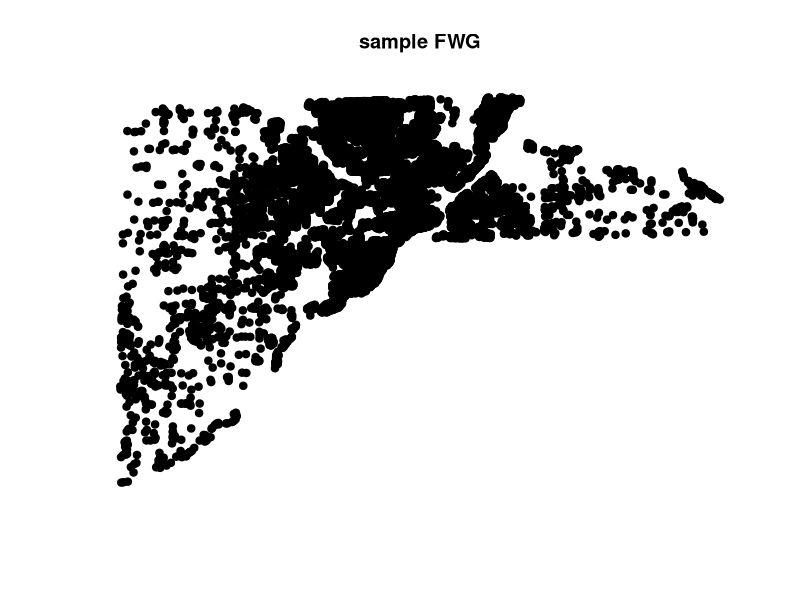
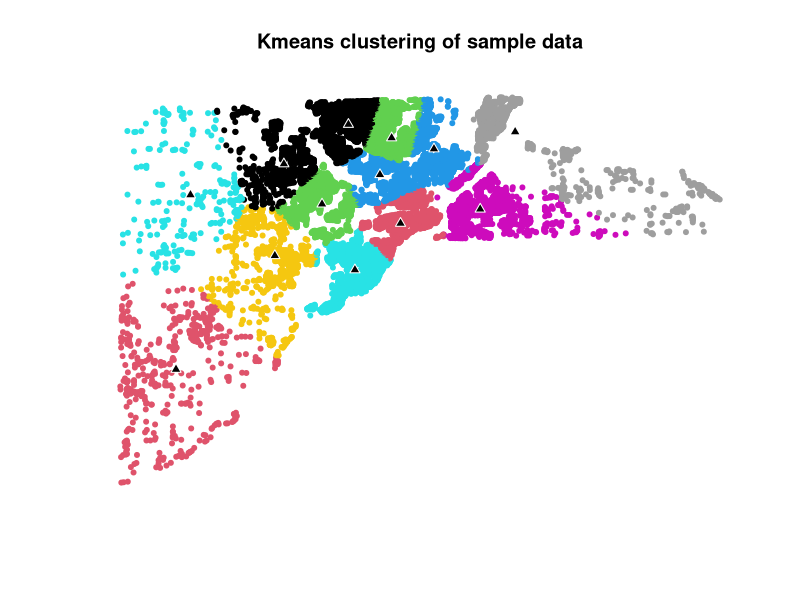
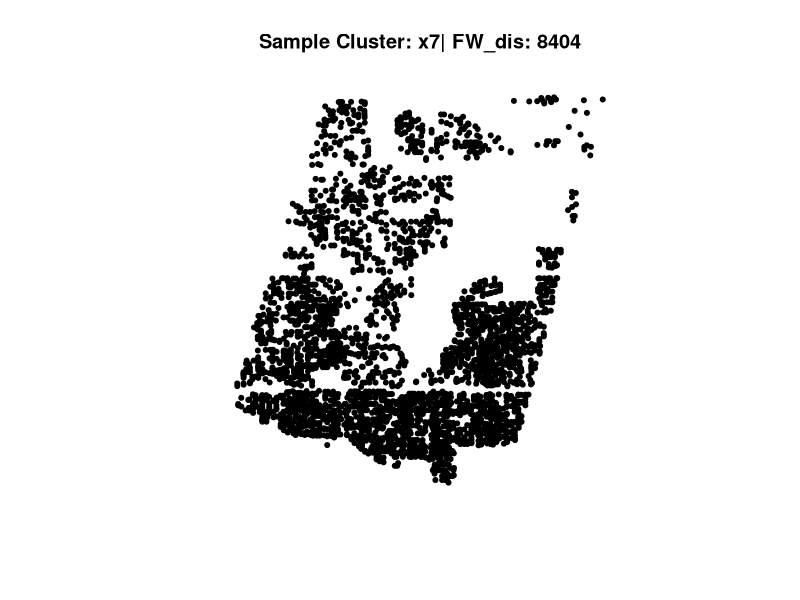
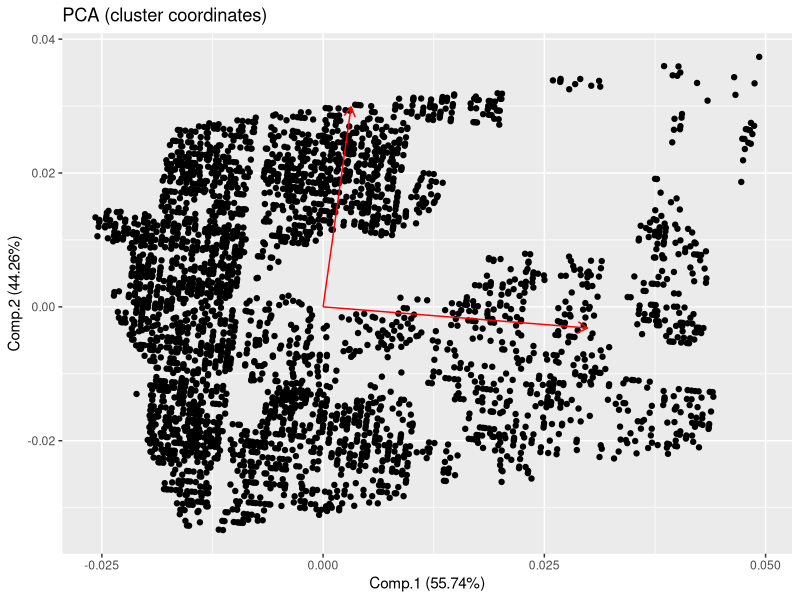
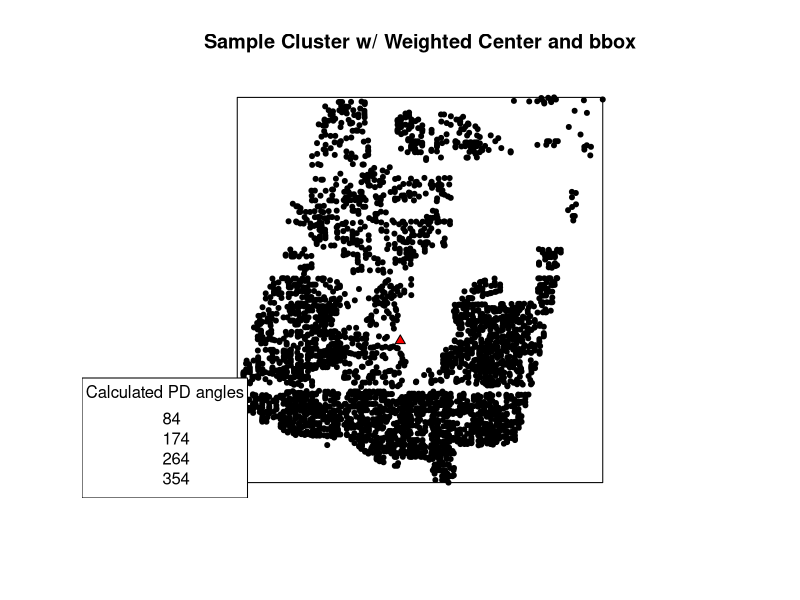
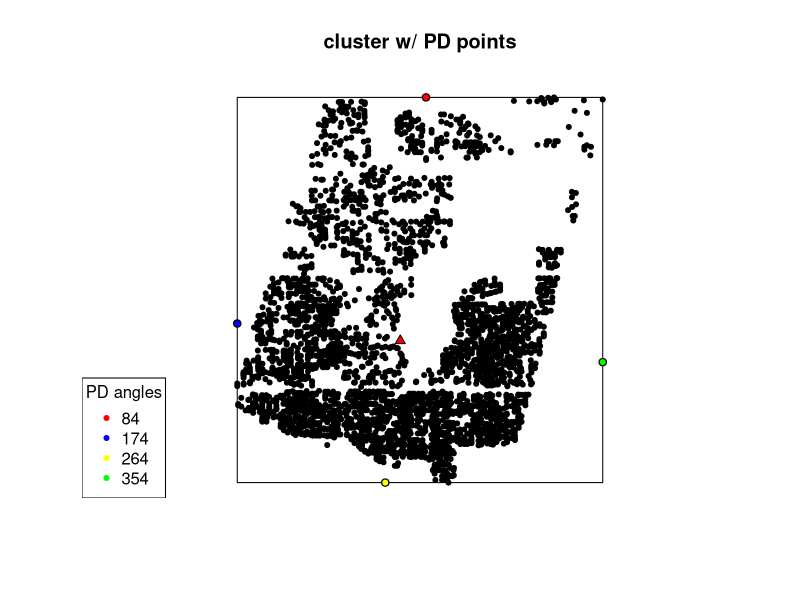
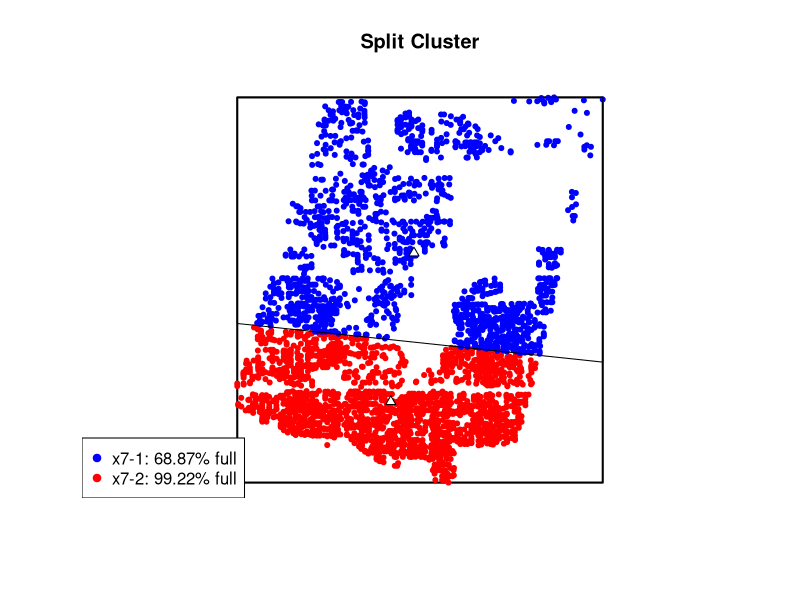
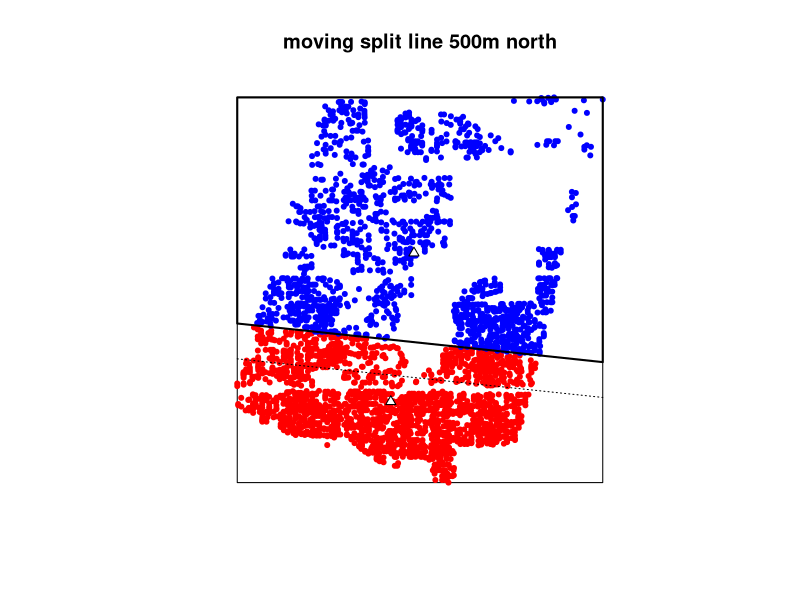

Here is the R script that generated these plots, in order:
## ---- chunk 1
knitr::opts_chunk$set(echo = TRUE)
## ---- chunk 2
# for spatial data
library(sp)
library(raster)

# for sample data built into package
library(spData)

# for visualizing principal direction
library(ggfortify)



## ---- chunk 3

set.seed(666) # for random number generation


# Data on 25,357 single family homes sold in Lucas County, Ohio, 1993-1998
# we are pretending they are commercial businesses, not houses
data(house)

# create a "FW_dis" column using random numbers from 0:5
# this will simulate the "FW Geography" dataset
house$FW_dis <- runif(nrow(house), 0, 5)

house$idx <- 1:nrow(house)

# drop the built-in columns
house <- house[,which(names(house) %in% c("idx","FW_dis"))]



plot(house, pch = 19, col = "black", main = "sample FWG")


## ---- chunk 4

# FW_kmeans() performs kmeans clustering and calculates FW_gen & FW_dis for each cluster
# @param Bus_pnts - business points w/ assigned FW in the cluster
# @param AD_cap - the capacity of the ADs to be placed
# Returns a named list ("object" type I call a kmeans_result/km_res)
# [1] BUS - the business cluster (spdf)
# [2] AD - cluster centroids representing the AD (spdf), this section contains the data about the cluster
FW_kmeans <- function(Bus_pnts, AD_cap) {
    
    
    # calculate number of ADs needed
    # rounded up, the 1.0 means we are capturing 100% of FW
    cent <- ceiling((sum(Bus_pnts$FW_dis) * 1.0) / AD_cap)
    
    
    message(paste0(cent, " clusters"))
    
    # Convert to matrix
    mBUS <- as.matrix(Bus_pnts@coords)
    
    
    # kmeans from stats package
    kmcluster <- kmeans(mBUS, centers = cent, iter.max = 500, nstart = 1)
    
    
    # Create df to add coords to
    AD <- data.frame(AD_code = paste0("x",1:nrow(kmcluster$centers)))
    coordinates(AD) <- kmcluster$centers
    
    AD@proj4string <- Bus_pnts@proj4string
    
    AD$initial_K <- cent
    AD$AD_cap <- AD_cap
    
    
    # Add cluster group to each BUS point
    BUS <- "empty"
    BUS <- cbind(Bus_pnts, paste0("x",as.factor(kmcluster$cluster))) 
    colnames(BUS@data)[ncol(BUS@data)] <- c("AD_code")
    
    
    # calculate FW in each cluster
    AD$FW_gen <- sapply(AD$AD_code, function(x) sum(BUS$FW_gen[BUS$AD_code == x]))
    AD$FW_dis <- sapply(AD$AD_code, function(x) sum(BUS$FW_dis[BUS$AD_code == x]))
    
    
    
    ret <- list(AD, BUS)
    names(ret) <- c("AD", "BUS")
    
    
    return(ret)
} #close FW_kmeans()





set.seed(666) # repeatable

# get clusters using FW_kmeans function
## returns a named list containing FW points w/ assigned AD_code (BUS) 
## and their centroids/the AD with information about the cluster (AD)
km_house <- FW_kmeans(house, 5000)


# plot the result
plot(km_house$BUS, col = as.factor(km_house$BUS$AD_code), pch = 20, 
     main = "Kmeans clustering of sample data")
points(km_house$AD, pch = 24, col = "white", bg = "black")

## ---- chunk 5


# AD code of largest cluster by FW
cluster <- km_house$AD$AD_code[km_house$AD$FW_dis == max(km_house$AD$FW_dis)]

# get BUS points
cluster <- km_house$BUS[km_house$BUS$AD_code == cluster,]

plot(cluster, pch = 20, col = "black",
     main = paste0("Sample Cluster: ", cluster$AD_code[1], "| FW_dis: ", round(sum(cluster$FW_dis))))




## ---- chunk 6

# get the target FW before splitting the cluster, will need later
target_FW <- sum(cluster$FW_dis) / 2

# run principal direction on the cluster coordinates
pc <- princomp(cluster@coords)


# get the loadings for the two vectors 
pc_mat <- matrix(as.numeric(pc$loadings), ncol = 2)


# row/col names
colnames(pc_mat) <- c("x", "y")

# loadings matrix for the two eigenvectors
pc_mat


# plot the cluster/eigenvectors
autoplot(object = pc, loadings = TRUE,  main = "PCA (cluster coordinates)")


## ---- chunk 7

##### Angles ######

# get theta function. Returns theta when given the loadings matrix
get_theta <- function(i) {
    
  rad2deg <- function(rad) {(rad * 180) / (pi)} 
   
  t <- atan2(i["y"], i["x"]) # find angle from x axis
  t <- rad2deg(t) # convert to degrees
  #t <- 90 - t # angle from north, commented out, want angle from east
  return(t)
} # close get_theta()

# get the angle from x axis of the PD
# PD is the eigenvector with max standard dev
theta <- get_theta(pc_mat[which(pc$sdev == max(pc$sdev)),])

# get the other angles by adding 90 degrees
theta <- c(theta, theta + 90, theta + 180, theta + 270)

# if the principle direction is in Q2 (Northwest), then the 4th theta (one that would be in Q1) is over 360
# subtract 360 from it to get angles between 0-360 degrees
if (theta[1] > 90) {
  theta[4] <- theta[4] - 360
}
  

##### Weighted Center of cluster (AD location)
weightedCenter <- function(cluster1) {
  # get weighted center
  wcx <- weighted.mean(x = cluster1@coords[,1], 
                   w = cluster1$FW_dis)
  
  wcy <- weighted.mean(x = cluster1@coords[,2], 
                   w = cluster1$FW_dis)
  return(c(wcx, wcy))
} # close weightedCenter

wc <- weightedCenter(cluster)
  
  
  
##### Bounding box of cluster #######
  
# get bounding box
bb <- cluster@bbox

# change rownames to remember which one is which
rownames(bb) <- c("EW", "NS")



# bbox has the coordinates of the corners of the bbox
# the bbox is used as a boundary for the split polygon that splits the cluster
bb
## ---- chunk 8

# make an sp object of bbox for plotting
bbox_sp <- as.matrix(rbind(c(bb[1,1], bb[2,2]), # NW
                           c(bb[1,2], bb[2,2]), # NE
                           c(bb[1,2], bb[2,1]), # SE
                           c(bb[1,1], bb[2,1]))) # SW
colnames(bbox_sp) <- c("x_coord", "y_coord")

# polygon for plotting bbox
bbox_sp <- Polygon(bbox_sp)
bbox_sp <- Polygons(list(bbox_sp), 1)
bbox_sp <- SpatialPolygons(list(bbox_sp))
bbox_sp@proj4string <- house@proj4string



# plot cluster, wc, bbox, and note the eigenvector angles
plot(cluster, pch = 20, col = "black", 
     main = "Sample Cluster w/ Weighted Center and bbox")
points(wc[1], wc[2], pch = 24, col = "black", bg = "red")
plot(bbox_sp, add = TRUE)
legend("bottomleft", legend = round(theta), title = "Calculated PD angles")


## ---- chunk 9

# function to get the PD point coords on the bbox for a single eigenvector angle at a time
# @param theta - the eigenvector angle to get the PD coord for. 
# @param bb1 - the bbox matrix
# Returns point coordinates for the split poly corners
getPDpointCoords <- function(theta, bb1 = bb) {
        
    # the quadrant the eigenvector angle is in determines what coordinates are chosen for x&y (taken from bbox)
    # trigonometry is used to determine where on the bbox to put the PD point in relation to the (weighted) center
    
    if (theta > 45 && theta < 135) {
        # on north side
        
        # find length of x
        # adj = opp/tan(theta)
        # length of opp (y) is distance from weighted center to N bbox
        d <- (bb1["NS", "max"] - wc[2]) / tan(theta*pi/180)
        
        # add/subtract that from center's x coord - this becomes the x coord
        x_coord <- wc[1] + d
        
        # y coord is north bbox y coord
        y_coord <- bb1["NS", "max"]
        
        # return coords
        return(c(x_coord, y_coord))
        
    } else if (theta > 135 && theta < 225) {
        # on east
        
        # change theta to interior angle
        theta <- 180 - theta
        
        # find length of y
        d <- (bb1["EW", "min"] - wc[1]) * tan(theta*pi/180)
        
        # add/sub that from centers y coord - this becomes the y coord
        y_coord <- wc[2] - d 
        
        # x coord is bbox x coord
        x_coord <- bb1["EW", "min"]
        
        # return coords
        return(c(x_coord, y_coord))
        
    } else if (theta > 225 && theta < 315) {
        # on south bbox
        
        # change theta to interior angle
        theta <- 270 - theta
        
        # find length of x
        d <- (bb1["NS", "min"] - wc[2]) * tan(theta*pi/180)
        
        # add/sub from center x coord - this becomes the x coord
        x_coord <- wc[1] + d 
        
        # y coord is bbox's y coord
        y_coord <- bb1["NS", "min"]
        
        # return coords
        return(c(x_coord, y_coord))
        
    } else if (theta > 315 || theta < 45) {
        
        # find length of y
        d <- (bb1["EW", "max"] - wc[1]) * tan(theta*pi/180)
        
        # add/sub from center y coord - this becomes the y coord
        y_coord <- wc[2] + d
        
        # x coord is bbox's x coord
        x_coord <- bb1["EW", "max"]
        
        # return coords
        return(c(x_coord, y_coord))
        
    } # close ifelse
    
} # close getPDpointCoords

# get the PD points for each theta using lapply
coord_mat <- do.call(rbind, lapply(theta, getPDpointCoords))
rownames(coord_mat) <- round(theta) # not super needed, just helps me keep things straight



# create SP object with these points
# create dataframe to go with the points
coord_df <- data.frame(OID = 1:4,
                       theta = round(theta),
                       type = c("PD", "opp", "PD", "opp"),
                       PC_sdev = c(max(pc$sdev), min(pc$sdev), max(pc$sdev), min(pc$sdev)))

# create sp object
pd <- SpatialPointsDataFrame(coords = coord_mat, data = coord_df, proj4string = house@proj4string)

# plot PD points
plot(cluster, pch = 20, col = "black", 
     main = "cluster w/ PD points")
points(wc[1], wc[2], pch = 24, col = "black", bg = "red")
plot(bbox_sp, add = TRUE)
points(pd, pch = 19, col = "black")
points(pd, pch = 20, col = c("red", "blue", "yellow", "green"))
legend("bottomleft", pch = 20, col = c("red", "blue", "yellow", "green"),
       legend = round(theta), title = "PD angles")


## ---- chunk 10

#~~~~~~~~~~~~~~~ establish which line is the split line ~~~~~~~~~~~~~~~~ #
# this is determined by the distance between the two points, get split on shorter one
pd$length <- 999 #dummyvar

pd$length[pd$type == "PD"] <- pointDistance(pd[1,], pd[3,], lonlat = FALSE)
pd$length[pd$type == "opp"] <- pointDistance(pd[2,], pd[4,], lonlat = FALSE)


# designate the shortest line as the split line
pd$type <- as.character(pd$type)
pd$type[pd$length == min(pd$length)] <- "split"


# determine distance to weighted center
pd$dist_to_wc <- pointDistance(wc, pd, lonlat = FALSE)

#~~~~~~~~~~~~~~~~~~ form splitting polygon ~~~~~~~~~~~~~~~~~~~~~~~~~~ #
# createSplitPoly() creates the polygon to use to split the cluster
# @param pd_pnts - sp object representing the PD points of the cluster
# @param bb_pnts - an sp object representing the bbox corners
# returns a list
# $split_poly - the polygon used to split the cluster w/ over()
# $poly_points - points at the corners of the polygon, this holds the data for which point is which
createSplitPoly <- function(pd_pnts, bb_pnts) {
    
    split_line <- pd_pnts[pd_pnts$type == "split",] # the line designated as split
    
    
    # add the PD_point (point on non-split line furthest from weighted center)
    temp <- pd_pnts[pd_pnts$length == max(pd_pnts$length),] # the non-split line (has PD point as one of its ends)
    split_line <- rbind(split_line, temp[temp$dist_to_wc == max(temp$dist_to_wc),]) # the split line + PD point
    
    # add the bbox points where the coordinates of bbox_sp match the PD_point
    # https://stackoverflow.com/questions/28233561/finding-rows-containing-a-value-or-values-in-any-column
    # the apply goes over the rows of bbox_corner matrix, checks if any() of the values match the split line
    ## (basically, checks which side of split line the PD point is on)
    # its within a which() so arr.ind = TRUE returns the row indexes that match
    # this is within selecting from bbox_sp using [row,col] - selecting the rows w/ index returned from which()
    ## (selects the bbox corners that are on the same side as the PD point)
    poly_points <- rbind(split_line[,1:3],
                         bb_pnts[which(apply(bb_pnts@coords, 1,
                                             function(r) any(r %in% split_line[3,]@coords)) == TRUE, 
                                       arr.ind = TRUE),])
    
    # poly_points contains the split line endpoints, the PD point, and the bbox corners that go w/ PD point.
    ## the points need to be in the right order. need to go in a circle
    poly_points$OID <- 1:5
    poly_points <- poly_points[order(poly_points$theta),]
    
    
    # create the polygon
    # create a polygon with opp_pd box we made
    split_poly <- Polygon(poly_points)
    split_poly <- Polygons(list(split_poly),1)
    split_poly <- SpatialPolygons(list(split_poly))
    proj4string(split_poly) <- house@proj4string
    
    ret <- list(split_poly = split_poly, poly_points = poly_points)
    
    return(ret)
} # close createSplitPoly()



# create bbox corners sp object
bbox_df <- data.frame(OID = 1:4, 
                      theta = c(135, 225, 315, 45),
                      type = "bbox")
bbox_coords <- matrix(data = c(bb["EW", "min"], bb["NS", "max"],  
                               bb["EW", "min"], bb["NS", "min"], 
                               bb["EW", "max"], bb["NS", "min"], 
                               bb["EW", "max"], bb["NS", "max"]), ncol = 2, byrow = TRUE)
bbox_corners <- SpatialPointsDataFrame(coords = bbox_coords, data = bbox_df, proj4string = house@proj4string)





# split the polygon using the pd and bbox_sp points
split_poly <- createSplitPoly(pd, bbox_corners)

# separate return- poly points holds the dataframe we need for this
poly_points <- split_poly$poly_points
split_poly <- split_poly$split_poly

#~~~~~~~~~~~~~~~~~~~~~~~~~~ split the cluster using the split_poly ~~~~~~~~~~~~~~~~~~~~~~~~~~# 

# get what BUS points are in the split_poly and which are outside
cluster$split <- over(cluster, split_poly)

# get the centers of the two new clusters
wc1 <- weightedCenter(cluster[is.na(cluster$split) == TRUE,])
wc2 <- weightedCenter(cluster[is.na(cluster$split) == FALSE,])

# calculate FW in new clusters
check_df <- data.frame(x = c(wc1[1], wc2[1]),
                       y = c(wc1[2], wc2[2]),
                       FW_dis = c(sum(cluster$FW_dis[is.na(cluster$split) == TRUE]),
                                  sum(cluster$FW_dis[is.na(cluster$split) == FALSE])))


# plot result
plot(bbox_sp, lwd = 2, main = "Split Cluster")
points(cluster[is.na(cluster$split) == TRUE,], pch = 20, col = "red")
points(cluster[is.na(cluster$split) == FALSE,], pch = 20, col = "blue")
plot(split_poly, add = TRUE)
points(wc1[1], wc1[2], pch = 24, col = "black", bg = "white")
points(wc2[1], wc2[2], pch = 24, col = "black", bg = "white")
legend("bottomleft", pch = 19, col = c("blue", "red"),
       legend = c(paste0("x7-1: ", round((check_df$FW_dis[2]/5000)*100, 2), "% full"), 
                  paste0("x7-2: ", round((check_df$FW_dis[1]/5000)*100, 2), "% full")))


## ---- chunk 11

# coordinates of split poly corners
split_coords <- split_poly@polygons[[1]]@Polygons[[1]]@coords

# move all the Ys up (north) 500 feet
split_coords[,2] <- split_coords[,2] - 500

# the real function in the model uses the new split_coords to change the split_poly and resplit the cluster
# here, we just create a spatial lines object to plot
l <- SpatialLines(list(Lines(list(Line(rbind(split_coords[3,], 
                                             split_coords[2,]))), 1)))


# plot
plot(bbox_sp, main = "moving split line 500m north")
points(cluster[is.na(cluster$split) == TRUE,], pch = 20, col = "red")
points(cluster[is.na(cluster$split) == FALSE,], pch = 20, col = "blue")
plot(split_poly, lwd = 2, add = TRUE)
plot(l, add = TRUE, lty = 3, col = "black")
points(wc1[1], wc1[2], pch = 24, col = "black", bg = "white")
points(wc2[1], wc2[2], pch = 24, col = "black", bg = "white")


## ---- chunk 12

cluster2 <- km_house$BUS[km_house$BUS$AD_code == "x1",]

plot(km_house$BUS[km_house$BUS$AD_code %in% c("x1", "x7"),], pch = 20, col = "grey", main = "sample clusters | AD x1 and x7")
points(cluster, pch = 20, col = "red")
points(cluster2, pch = 20, col = "blue")
points(km_house$AD[km_house$AD$AD_code %in% c("x1", "x7"),], pch = 24, col = "black", bg = "white")


## ---- chunk 13

#FWd_func_one_point() - returns the cumulative FW as a function of distance from the a specified AD point.
# I basically just modified the one_point Kd function
#@param point - the point in question (usually lowest filled AD) that needs to "grab" FW
#@param other_BUS - the BUS points of the cluster being grabbed from
#@param radius - the radius of the FW_func and the breaks. Defaults to 50mi @ 1000 ft intervals
#returns - a df that can be plotted in ggplot
FWd_func_one_point <- function(point, other_BUS, radius = seq(1, 264000, 1000)) {
    

    # point distance bt lowest point and all others
    d <- raster::pointDistance(point, other_BUS, lonlat = FALSE)
    
    # a series of circles around events - every 100 feet from 0 to 15 miles
    distance2 <- radius
    
    # attach the pointdistance (d) to the good_NN df
    other_BUS$d_from_low <- d
    
    # 
    # for every distance, want the sum of FW for points within that distance
    FWd <- sapply(distance2, function(x) sum(other_BUS$FW_dis[other_BUS$d_from_low <= x]))
    
    FWd_df <- data.frame(kdist = distance2, FWd = FWd, num_ADs = nrow(other_BUS))
    
    return(FWd_df)
} # close FWd_one_point


FWd <- FWd_func_one_point(point = km_house$AD[km_house$AD$AD_code == "x7",], 
                          other_BUS = km_house$BUS[km_house$BUS$AD_code == "x7",],
                          radius = seq(1,10000, 500))


## ---- chunk 14


plot(FWd$kdist, FWd$FWd, type = 's',
     main = "Cumulative FW by Distance | AD x7", 
     xlab = "Distance (feet)", 
     ylab = "Cumulative FW (tons/year)")
abline(h = 5000, col = "red")  
abline(v = max(FWd$kdist[FWd$FWd < 5000]), lty = 2)


plotCircle <- function(x, y, r) {
  angles <- seq(0,2*pi,length.out=360)
  lines(r*cos(angles)+x,r*sin(angles)+y)
}


plot(km_house$BUS[km_house$BUS$AD_code %in% c("x1", "x7"),], pch = 20, col = "grey", main = "draw circles")
points(cluster, pch = 20, col = "red")
points(cluster2, pch = 20, col = "blue")
points(km_house$AD[km_house$AD$AD_code %in% c("x1", "x7"),], pch = 24, col = "black", bg = "white")
lapply(seq(1,10000, 500), function(x) plotCircle(km_house$AD[km_house$AD$AD_code == "x7",]@coords[1],
                                                    km_house$AD[km_house$AD$AD_code == "x7",]@coords[2], x))




## ---- chunk 15

# add FW already in adjacent AD to the FWd df
FWd$FWd_plus <- FWd$FWd + km_house$AD$FW_dis[km_house$AD$AD_code == "x7"]


        
## change AD_code for BUS points associated with lowest_AD that are given to the of_adj_AD[it]

### find dist from overfilled_AD's BUS to of_adj_AD[it]
d <- raster::pointDistance(km_house$AD[km_house$AD$AD_code == "x7",],
                           km_house$BUS[km_house$BUS$AD_code == "x1",], lonlat = FALSE)

### attach this distance to the BUS df
km_house$BUS$pt_dist <- NA
km_house$BUS$pt_dist[km_house$BUS$AD_code == "x1"] <- d



### change AD_codes for points w/in FWd_xint distance to the of_adj_AD[it] code
### BUS where code is same as lowest AD and within the distance to add to the NN_AD
km_house$BUS$AD_code[km_house$BUS$AD_code == "x1" & km_house$BUS$pt_dist <= 5000] <- "x7"




# plot
plot(km_house$BUS[km_house$BUS$AD_code %in% c("x1", "x7"),], pch = 20, col = "grey", main = "grab FW")
points(km_house$BUS[km_house$BUS$AD_code == "x1",], pch = 20, col = "blue")
points(km_house$BUS[km_house$BUS$AD_code == "x7",], pch = 20, col = "red")
points(km_house$AD[km_house$AD$AD_code %in% c("x1", "x7"),], pch = 24, col = "black", bg = "white")
lapply(seq(1,10000, 500), function(x) plotCircle(km_house$AD[km_house$AD$AD_code == "x7",]@coords[1],
                                                    km_house$AD[km_house$AD$AD_code == "x7",]@coords[2], x))
